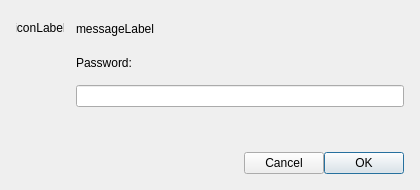
<?xml version="1.0" encoding="UTF-8"?>
<ui version="4.0">
 <class>PolicykitAgentGUI</class>
 <widget class="QDialog" name="PolicykitAgentGUI">
  <property name="windowTitle">
   <string>Authentication Required</string>
  </property>
  <property name="geometry">
   <rect>
    <x>0</x>
    <y>0</y>
    <width>420</width>
    <height>190</height>
   </rect>
  </property>
  <layout class="QGridLayout" name="gridLayout">
   <property name="leftMargin">
    <number>16</number>
   </property>
   <property name="topMargin">
    <number>16</number>
   </property>
   <property name="rightMargin">
    <number>16</number>
   </property>
   <property name="bottomMargin">
    <number>16</number>
   </property>
   <property name="horizontalSpacing">
    <number>12</number>
   </property>
   <property name="verticalSpacing">
    <number>10</number>
   </property>
   <item row="0" column="0" rowspan="2">
    <widget class="QLabel" name="iconLabel">
     <property name="minimumSize">
      <size>
       <width>48</width>
       <height>48</height>
      </size>
     </property>
     <property name="maximumSize">
      <size>
       <width>48</width>
       <height>48</height>
      </size>
     </property>
     <property name="text">
      <string notr="true">iconLabel</string>
     </property>
     <property name="alignment">
      <set>Qt::AlignTop|Qt::AlignHCenter</set>
     </property>
    </widget>
   </item>
   <item row="0" column="1">
    <widget class="QLabel" name="messageLabel">
     <property name="sizePolicy">
      <sizepolicy hsizetype="MinimumExpanding" vsizetype="Preferred">
       <horstretch>0</horstretch>
       <verstretch>0</verstretch>
      </sizepolicy>
     </property>
     <property name="wordWrap">
      <bool>true</bool>
     </property>
     <property name="text">
      <string notr="true">messageLabel</string>
     </property>
    </widget>
   </item>
   <item row="1" column="1">
    <widget class="QLabel" name="promptLabel">
     <property name="text">
      <string>Password:</string>
     </property>
    </widget>
   </item>
   <item row="2" column="1">
    <widget class="QLineEdit" name="passwordEdit">
     <property name="echoMode">
      <enum>QLineEdit::Password</enum>
     </property>
    </widget>
   </item>
    <item row="3" column="1">
     <widget class="QLabel" name="errorLabel">
      <property name="visible">
        <bool>false</bool>
      </property>
      <property name="wordWrap">
        <bool>true</bool>
      </property>
      <property name="text">
        <string/>
      </property>
     </widget>
    </item>
    <item row="4" column="0" colspan="2">
    <layout class="QHBoxLayout" name="buttonLayout">
     <item>
      <spacer name="horizontalSpacer">
       <property name="orientation">
        <enum>Qt::Horizontal</enum>
       </property>
       <property name="sizeHint" stdset="0">
        <size>
         <width>40</width>
         <height>20</height>
        </size>
       </property>
      </spacer>
     </item>
     <item>
      <widget class="QPushButton" name="cancelButton">
       <property name="text">
        <string>Cancel</string>
       </property>
      </widget>
     </item>
     <item>
      <widget class="QPushButton" name="okButton">
       <property name="text">
        <string>OK</string>
       </property>
       <property name="default">
        <bool>true</bool>
       </property>
      </widget>
     </item>
    </layout>
   </item>
  </layout>
 </widget>
 <resources/>
 <connections>
  <connection>
   <sender>okButton</sender>
   <signal>clicked()</signal>
   <receiver>PolicykitAgentGUI</receiver>
   <slot>accept()</slot>
  </connection>
  <connection>
   <sender>cancelButton</sender>
   <signal>clicked()</signal>
   <receiver>PolicykitAgentGUI</receiver>
   <slot>reject()</slot>
  </connection>
 </connections>
</ui>
